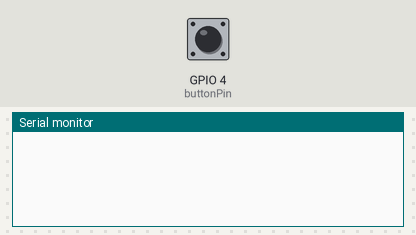
The program below on a simulated ESP8266 (NodeMCU). Shown: the last lines printed to the serial monitor. Inputs (shaded band) come from the test bench; at power-on: GPIO 4 (buttonPin) HIGH.

Above: at 1.2 s.
1.3 s: GPIO 4 (buttonPin) pulled LOW for 0.15 s
At 2.5 s:
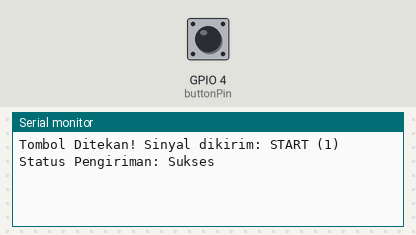
2.9 s: GPIO 4 (buttonPin) pulled LOW for 1 s
At 3.7 s:
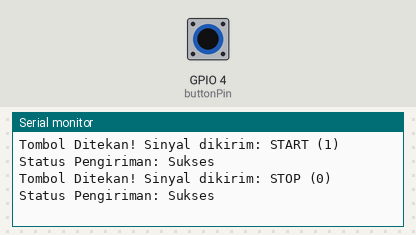

Measured:
- after the input at 1.3 s, the serial monitor: prints a new line after 0.05 s (image 1)
- after the input at 2.9 s, the serial monitor: prints a new line after 0.05 s (image 2)

The program:

main.cpp
```cpp
#include <Arduino.h>
#include <ESP8266WiFi.h>
#include <espnow.h>

// GANTI DENGAN MAC ADDRESS ESP-01 KAMU NANTI
uint8_t broadcastAddress[] = {0xAA, 0xBB, 0xCC, 0xDD, 0xEE, 0xFF};

const int buttonPin = 4; // Pin D2 di NodeMCU

// Variabel untuk Debounce Non-Blocking (Tanpa Delay)
int buttonState;
int lastButtonState = HIGH;
unsigned long lastDebounceTime = 0;
unsigned long debounceDelay = 50;    // Jeda debounce 50 ms

bool robotAktif = false;

// Fungsi callback untuk mengetahui status pengiriman data
void OnDataSent(uint8_t *mac_addr, uint8_t sendStatus) {
  Serial.print("Status Pengiriman: ");
  Serial.println(sendStatus == 0 ? "Sukses" : "Gagal");
}

void setup() {
  Serial.begin(115200);
  pinMode(buttonPin, INPUT_PULLUP); // Mengaktifkan internal pull-up

  WiFi.mode(WIFI_STA);

  if (esp_now_init() != 0) {
    Serial.println("Gagal inisialisasi ESP-NOW");
    return;
  }

  esp_now_set_self_role(ESP_NOW_ROLE_CONTROLLER);
  esp_now_register_send_cb(OnDataSent);
  esp_now_add_peer(broadcastAddress, ESP_NOW_ROLE_SLAVE, 1, NULL, 0);
}

void loop() {
  int reading = digitalRead(buttonPin);

  if (reading != lastButtonState) {
    lastDebounceTime = millis();
  }

  if ((millis() - lastDebounceTime) > debounceDelay) {
    if (reading != buttonState) {
      buttonState = reading;

      // Jika tombol ditekan (kondisi LOW)
      if (buttonState == LOW) {
        robotAktif = !robotAktif; // Toggle status aktif (ON/OFF)

        uint8_t dataKirim = robotAktif ? 1 : 0;
        esp_now_send(broadcastAddress, &dataKirim, sizeof(dataKirim));

        Serial.print("Tombol Ditekan! Sinyal dikirim: ");
        Serial.println(robotAktif ? "START (1)" : "STOP (0)");
      }
    }
  }
  lastButtonState = reading;
}
```
